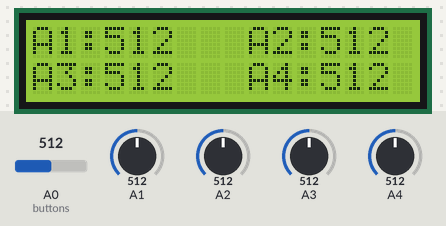
Recording of a sketch running on a simulated Arduino Uno, built with avr-gcc and run on an emulated ATmega328P. Parts: 16×2 character LCD. The test bench sets the inputs (shaded band); at power-on: A1 = 512, A2 = 512, A3 = 512, A4 = 512, A0 (buttons) = 512.

Above: at 3.2 s.
3.3 s: A1 set to 390
At 4.7 s:
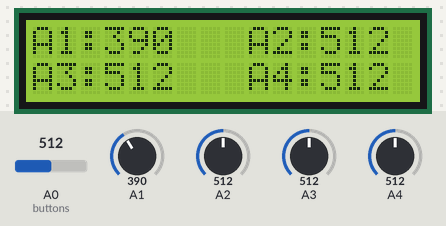
5.0 s: A2 set to 390
At 6.2 s:
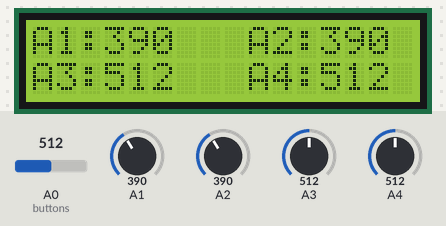
6.5 s: A3 set to 390
At 7.3 s:
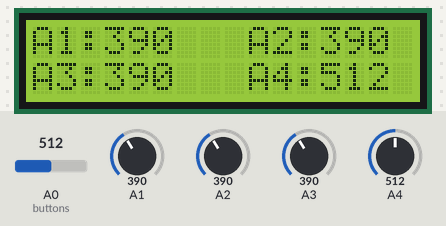
8.0 s: A4 set to 390
At 8.4 s:
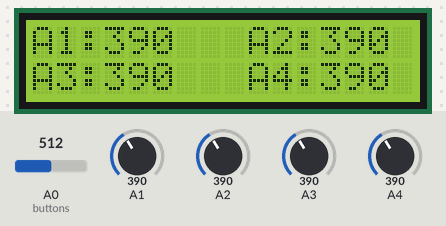
9.5 s: A1 set to 410
At 10.7 s:
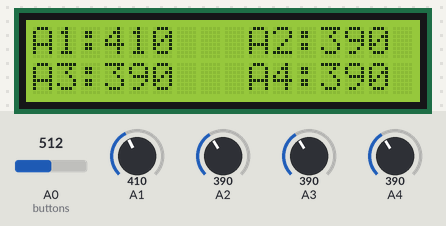
11.0 s: A2 set to 410
At 11.9 s:
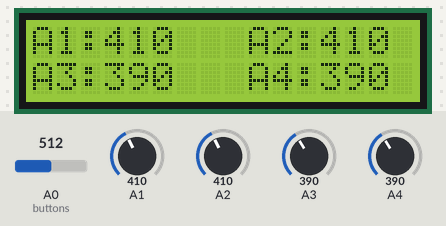
Timing chart, 0 to 13.5 s (numbered marks = the images above; inputs shaded):
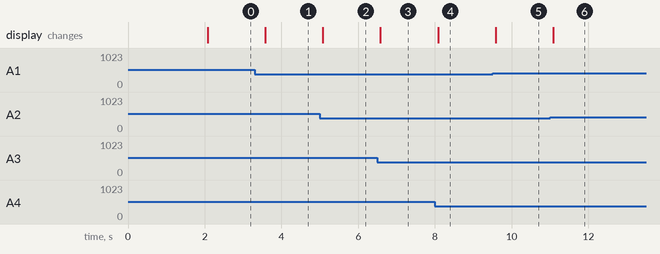

The sketch:

Analogmeter.ino
```cpp
/*
  LiquidCrystal Library
  modified from liquid Crystal example.

  http://www.arduino.cc/en/Tutorial/LiquidCrystal

  Modified for Tacho by https://www.buildcomics.com
*/

#include <LiquidCrystal.h> // include the library code:

LiquidCrystal lcd(8, 9, 4, 5, 6, 7);           // select the pins used on the LCD panel
unsigned long int previousMillis;
const unsigned int interval = 500;

void setup() {
  lcd.begin(16, 2);   // set up the LCD's number of columns and rows:

  //init message:
  lcd.print("I am a HERO!(BC)");
  lcd.setCursor(0, 1);
  lcd.print("Analog reader!");
  delay(2000);

  //clear LCD, set basics
  lcd.clear();
  lcd.setCursor(0, 0);
  lcd.print("A1:     A2:");
  lcd.setCursor(0, 1);
  lcd.print("A3:     A4:");
}

void loop() {
  unsigned long currentMillis = millis();
  unsigned long timeDif = currentMillis - previousMillis;
  if (timeDif >= interval) {
    previousMillis = currentMillis; //reset counter
    unsigned int x;

    x = analogRead(A0); //read buttons
    if (x < 60) { //right button
      //lcd.print ("Right");
    }
    else if (x < 200) { //up button

    }
    else if (x < 400) { //down button

    }
    else if (x < 600) { //left button
      //lcd.print ("Left  ");
    }
    else if (x < 800) { //select = reset button, reset turnCount;
      //turnCount = 0;
    }

    unsigned int a1,a2,a3,a4;
    a1 = analogRead(A1);
    a2 = analogRead(A2);
    a3 = analogRead(A3);
    a4 = analogRead(A4);

    lcd.clear();
    lcd.setCursor(0, 0);
    lcd.print("A1:");
    lcd.print(a1);
    lcd.setCursor(9, 0);
    lcd.print("A2:");
    lcd.print(a2);

    lcd.setCursor(0, 1);
    lcd.print("A3:");
    lcd.print(a3);
    lcd.setCursor(9, 1);
    lcd.print("A4:");
    lcd.print(a4);

  }
}
```

Measured:
- after the input at 3.3 s, the display: changes after 0.28 s (image 1)
- after the input at 5.0 s, the display: changes after 0.08 s (image 2)
- after the input at 6.5 s, the display: changes after 0.08 s (image 3)
- after the input at 8.0 s, the display: changes after 0.08 s (image 4)
- after the input at 9.5 s, the display: changes after 0.08 s (image 5)
- after the input at 11.0 s, the display: changes after 0.08 s (image 6)
